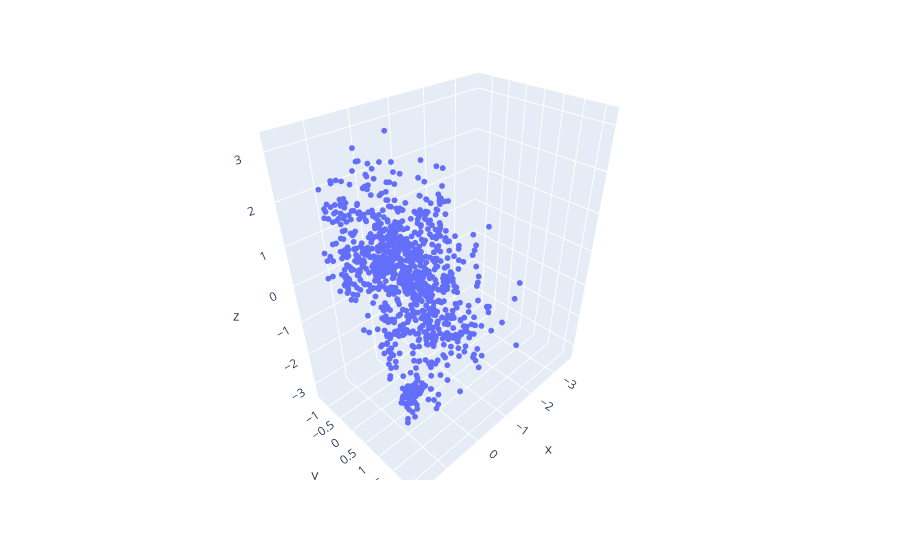

Write notebook code for a chart like this one.
### Code cell
# visualize in 3D as interactive plot
fig = px.scatter_3d(x = data_normal[:,0], y = data_normal[:,1], z = data_normal[:,2])
fig.update_traces(marker=dict(size=2))
fig.show()

### Figure 1 — Plotly figure (JSON) as saved in the notebook; plotly's stock layout.template omitted (floating-point values rounded to 4 significant figures; data arrays with more than 128 entries replaced by an {"elided": "..."} marker saying what was removed)
{"data": [{"hovertemplate": "x=%{x}<br>y=%{y}<br>z=%{z}<extra></extra>", "legendgroup": "", "marker": {"color": "#636efa", "size": 2, "symbol": "circle"}, "mode": "markers", "name": "", "scene": "scene", "showlegend": false, "type": "scatter3d", "x": {"elided": "1007 float values"}, "y": {"elided": "1007 float values"}, "z": {"elided": "1007 float values"}}], "layout": {"legend": {"tracegroupgap": 0}, "margin": {"t": 60}, "scene": {"domain": {"x": [0, 1], "y": [0, 1]}, "xaxis": {"title": {"text": "x"}}, "yaxis": {"title": {"text": "y"}}, "zaxis": {"title": {"text": "z"}}}}}
